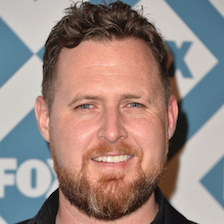
#> input picture Models_Utils/Tools/image/ajb.jpg, 224 x 224 px
$ python -i dataset_tools.py   (imports and definitions only)
#> lines starting #> are read from the running program, lines starting #| are printed output that depends on the picture
import csv
import glob
import os
import pathlib
import random
import subprocess
import sys
import cv2
# import dlib
import joblib
import numpy as np
from tqdm import tqdm
import shutil
# import Models.Config.SEResNet50_config as config
from mtcnn.mtcnn import MTCNN

base_path = os.path.dirname(os.path.abspath(__file__))


###AFEW utils


# [263 lines left out: functions print_cm, filter_blacklist, _read_dataset, recover_data, get_bbox, process_data and 1 more, not called in this run]


def list_dirs(directory):
    """Returns all directories in a given directory"""
    return [f for f in pathlib.Path(directory).iterdir() if f.is_dir()]


# [250 lines left out: functions extract_frames_from_video_folder, extract_frames, refactor_output_sequence, openface_call, pre_process_video, get_output_size and 1 more, not called in this run]


def top_left(f):
    return (f['roi'][0], f['roi'][1])


def bottom_right(f):
    return (f['roi'][0] + f['roi'][2], f['roi'][1] + f['roi'][3])


# [93 lines left out: functions enclosing_square, add_margin, cut, cut_centered, pad, findRelevantFace, not called in this run]


tmp_A = []
FIT_PLANE_SIZ = 16
# [3 lines not run here, left out]
Amatrix = np.matrix(tmp_A)


def _fit_plane(im):
    original_shape = im.shape
    if len(im.shape) > 2 and im.shape[2] > 1:
        im = cv2.cvtColor(im, cv2.COLOR_BGR2GRAY)
    im = cv2.resize(im, (FIT_PLANE_SIZ, FIT_PLANE_SIZ))
    if im.dtype == np.uint8:
        im = im.astype(float)
    # do fit
    A = Amatrix
    tmp_b = []
    for y in range(FIT_PLANE_SIZ):
        for x in range(FIT_PLANE_SIZ):
            tmp_b.append(im[y, x])
    b = np.matrix(tmp_b).T
    fit = (A.T * A).I * A.T * b

    fit[0] /= original_shape[0]
    fit[1] /= original_shape[1]

    def LR(x, y):
        return np.repeat(fit[0] * x, len(y), axis=0).T + np.repeat(fit[1] * y, len(x), axis=0) + fit[2]

    xaxis = np.array(range(original_shape[1]))
    yaxis = np.array(range(original_shape[0]))
    imest = LR(yaxis, xaxis)
    return np.array(imest)


def linear_balance_illumination(im):
    if im.dtype == np.uint8:
        im = im.astype(float)
    if len(im.shape) == 2:
        im = np.expand_dims(im, 2)
    if im.shape[2] > 1:
        im = cv2.cvtColor(im, cv2.COLOR_BGR2YUV)
    imout = im.copy()
    imest = _fit_plane(im[:, :, 0])
    imout[:, :, 0] = im[:, :, 0] - imest + np.mean(imest)
    if im.shape[2] > 1:
        imout = cv2.cvtColor(imout, cv2.COLOR_YUV2BGR)
    return imout.reshape(im.shape)


# [5 lines left out: function mean_std_normalize, not called in this run]


def _random_normal_crop(n, maxval, positive=False, mean=0):
    gauss = np.random.normal(mean, maxval / 2, (n, 1)).reshape((n,))
    gauss = np.clip(gauss, mean - maxval, mean + maxval)
    if positive:
        return np.abs(gauss)
    else:
        return gauss


# [27 lines left out: functions random_change_image, random_change_roi, not called in this run]


def roi_center(roi):
    return (roi[0] + roi[2] // 2, roi[1] + roi[3] // 2)


# [54 lines left out: functions random_image_rotate, random_image_skew, equalize_hist, draw_emotion, show_frame, not called in this run]

>>> import cv2
>>> picture = cv2.imread('../../../Models_Utils/Tools/image/ajb.jpg', cv2.IMREAD_GRAYSCALE)
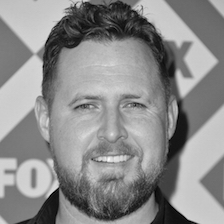
#> picture: shape (224, 224); min 0, max 253, mean 139.1
>>> result = linear_balance_illumination(picture)
#> after the loop in _fit_plane, `for y in range(FIT_PLANE_SIZ):`: tmp_b = 256 values, max 210.2 at index 66, min 16.25 at index 252, mean 139.9
#> in _fit_plane, `b = np.matrix(tmp_b).T`: b = 256 rows, first 8: [193], [194.2], [195.2], [198], [201.8], [139.5], [28.5], [36.75]
#> (the run stopped early here; a loop or call above may not have finished)
